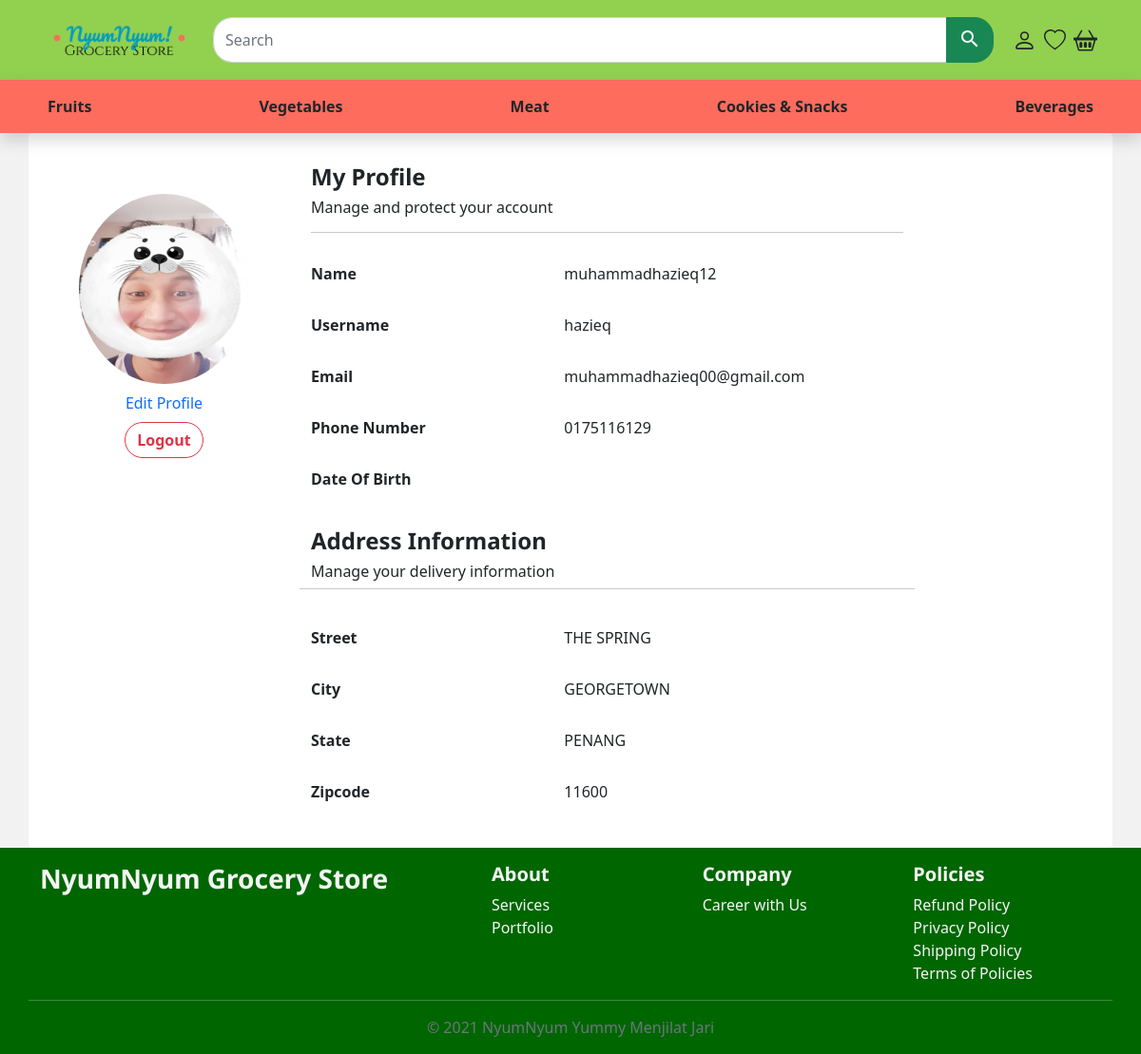
Page /src/user.php (signed in) on the earlier database version.
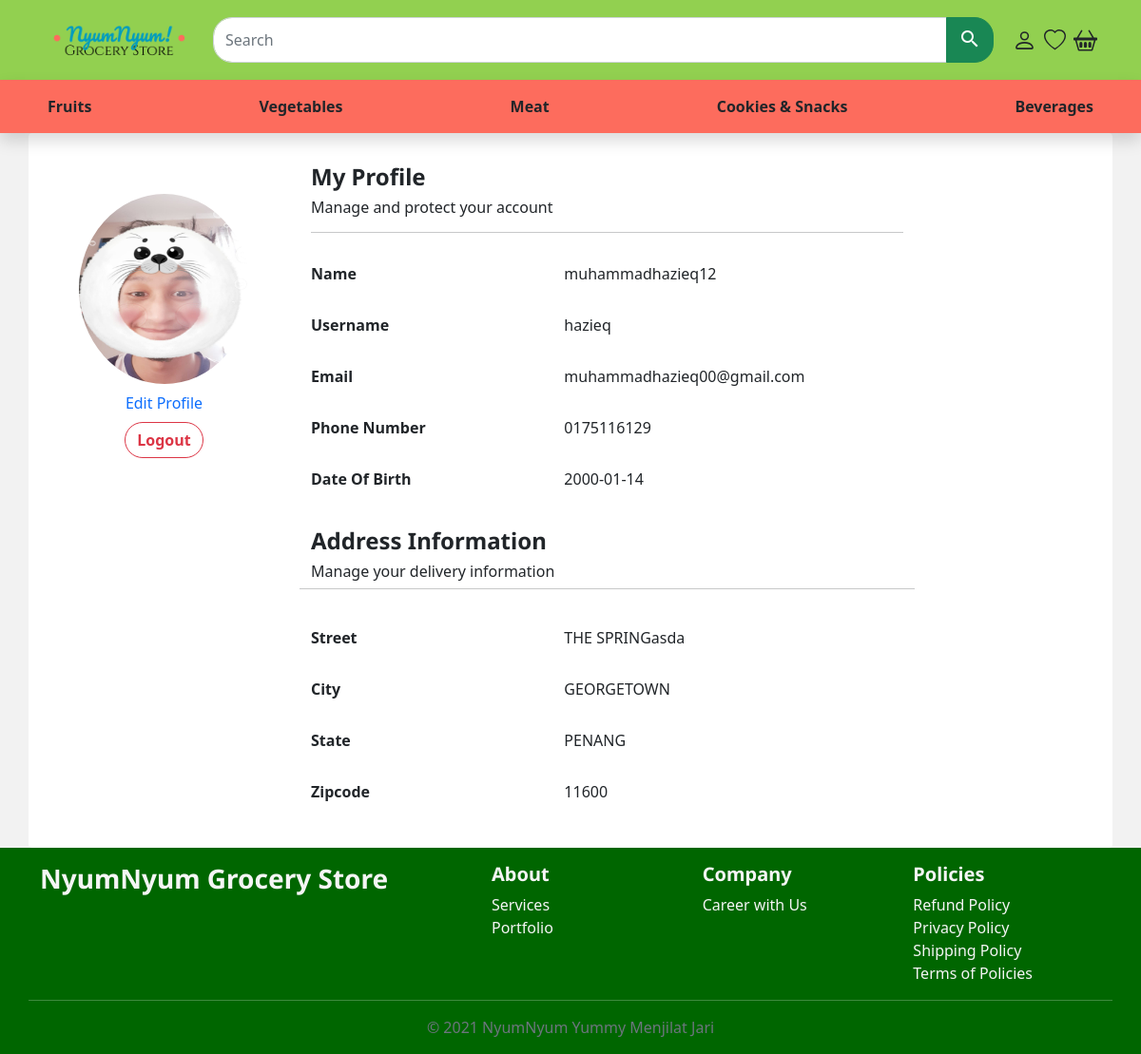
Same page on the later database version.
### tables this page shows
CREATE TABLE `userdetails` (
  `userDetailID` int(10) NOT NULL,
  `id` int(10) NOT NULL,
  `name` varchar(100) NOT NULL,
  `phoneNo` varchar(100) NOT NULL,
  `dateOfBirth` varchar(100) NOT NULL,
  `street` text NOT NULL,
  `city` text NOT NULL,
  `state` text NOT NULL,
  `zipcode` int(100) NOT NULL,
  `image` varchar(255) NOT NULL
);

CREATE TABLE `user` (
  `id` int(10) NOT NULL,
  `username` varchar(100) NOT NULL,
  `email` varchar(100) NOT NULL,
  `passwordd` varchar(100) NOT NULL,
  `user_type` varchar(100) NOT NULL,
  `token` varchar(100) NOT NULL
);

### src/user.php (the view, shortened to what the rows shown need)
<?php
include("../includes/header.php");
?>
    <main>
        <div class="container-lg py-3 rounded" style="background-color:white;">
            <div class="row">
                <div class="col-lg-9 py-2">
                    <div class="col-lg-9 py-2">
                        <div class="row g-3 py-2">
                            <div class="col-md-3 offset-md-2">
                                <?php  if (isset($_SESSION['user'])) : ?>
                                    <?php
                                        $query = "select * from userdetails where id=".$_SESSION['user'];
                                        $run_query = mysqli_query($db,$query);
                                        $row_query = mysqli_fetch_array($run_query);
                                        $name = $row_query['name'];
                                    ?>
                                    <label for="name" class="col-form-label"><?php echo "$name";?></label>
                                <?php endif ?>
                            </div>
                        </div>
                        <div class="row g-3 py-2">
                            <div class="col-md-3 offset-md-2">
                             <?php  if (isset($_SESSION['user'])) : ?>
                                    <?php
                                        $query = "select * from user where id=".$_SESSION['user'];
                                        $run_query = mysqli_query($db,$query);
                                        $row_query = mysqli_fetch_array($run_query);
                                        $name = $row_query['username'];
                                    ?>
                                    <label for="name" class="col-form-label"><?php echo "$name";?></label>
                                <?php endif ?>
                            </div>
                        </div>
                        <div class="row g-3 py-2">
                            <div class="col-md-3 offset-md-2">
                                <?php  if (isset($_SESSION['user'])) : ?>
                                    <?php
                                        $query = "select * from user where id=".$_SESSION['user'];
                                        $run_query = mysqli_query($db,$query);
                                        $row_query = mysqli_fetch_array($run_query);
                                        $email = $row_query['email'];
                                    ?>
                                     <label for="email" class="col-form-label"><?php echo "$email"; ?></label>
                                <?php endif ?>
                            </div>
                        </div>
                        <div class="row g-3 py-2">
                            <div class="col-md-3 offset-md-2">
                                <?php  if (isset($_SESSION['user'])) : ?>
                                    <?php
                                        $query = "select * from userdetails where id=".$_SESSION['user'];
                                        $run_query = mysqli_query($db,$query);
                                        $row_query = mysqli_fetch_array($run_query);
                                        $phoneNo = $row_query['phoneNo'];
                                    ?>
                                    <label for="name" class="col-form-label"><?php echo "$phoneNo";?></label>
                                <?php endif ?>
                            </div>
                        </div>
                        <div class="row g-3 py-2">
                            <div class="col-md-3 offset-md-2">
                                <?php  if (isset($_SESSION['user'])) : ?>
                                    <?php
                                        $query = "select * from userdetails where id=".$_SESSION['user'];
                                        $run_query = mysqli_query($db,$query);
                                        $row_query = mysqli_fetch_array($run_query);
                                        $dateOfBirth = $row_query['dateOfBirth'];
                                    ?>
                                    <label for="name" class="col-form-label"><?php echo "$dateOfBirth";?></label>
                                <?php endif ?>
                            </div>
                        </div>
                    </div>
                    <div class="col-lg-9 py-2">
                        <div class="row g-3 py-2">
                            <div class="col-md-3 offset-md-2">
                            <?php  if (isset($_SESSION['user'])) : ?>
                                    <?php
                                        $query = "select * from userdetails where id=".$_SESSION['user'];
                                        $run_query = mysqli_query($db,$query);
                                        $row_query = mysqli_fetch_array($run_query);
                                        $street = $row_query['street'];
                                    ?>
                                    <label for="address" class="col-form-label"><?php echo "$street";?></label>
                                <?php endif ?>
                            </div>
                        </div>
                        <div class="row g-3 py-2">
                            <div class="col-md-3 offset-md-2">
                                <?php  if (isset($_SESSION['user'])) : ?>
                                    <?php
                                        $query = "select * from userdetails where id=".$_SESSION['user'];
                                        $run_query = mysqli_query($db,$query);
                                        $row_query = mysqli_fetch_array($run_query);
                                        $city= $row_query['city'];
                                    ?>
                                    <label for="address" class="col-form-label"><?php echo "$city";?></label>
                                <?php endif ?>
                            </div>
                        </div>
                        <div class="row g-3 py-2">
                            <div class="col-md-3 offset-md-2">
                                <?php  if (isset($_SESSION['user'])) : ?>
                                    <?php
                                        $query = "select * from userdetails where id=".$_SESSION['user'];
                                        $run_query = mysqli_query($db,$query);
                                        $row_query = mysqli_fetch_array($run_query);
                                        $state = $row_query['state'];
                                    ?>
                                    <label for="address" class="col-form-label"><?php echo "$state";?></label>
                                <?php endif ?>
                            </div>
                        </div>
                        <div class="row g-3 py-2">
                            <div class="col-md-3 offset-md-2">
                                <?php  if (isset($_SESSION['user'])) : ?>
                                    <?php
                                        $query = "select * from userdetails where id=".$_SESSION['user'];
                                        $run_query = mysqli_query($db,$query);
                                        $row_query = mysqli_fetch_array($run_query);
                                        $zipcode = $row_query['zipcode'];
                                    ?>
                                    <label for="address" class="col-form-label"><?php echo "$zipcode";?></label>
                                <?php endif ?>
                            </div>
                        </div>
                    </div>
                </div>
            </div>
        </div>
    </main>
</body>
</html>

Differences in the rows shown:
changed userdetails "muhammadhazieq12": dateOfBirth (not shown) → "2000-01-14"; street "THE SPRING" → "THE SPRINGasda"
